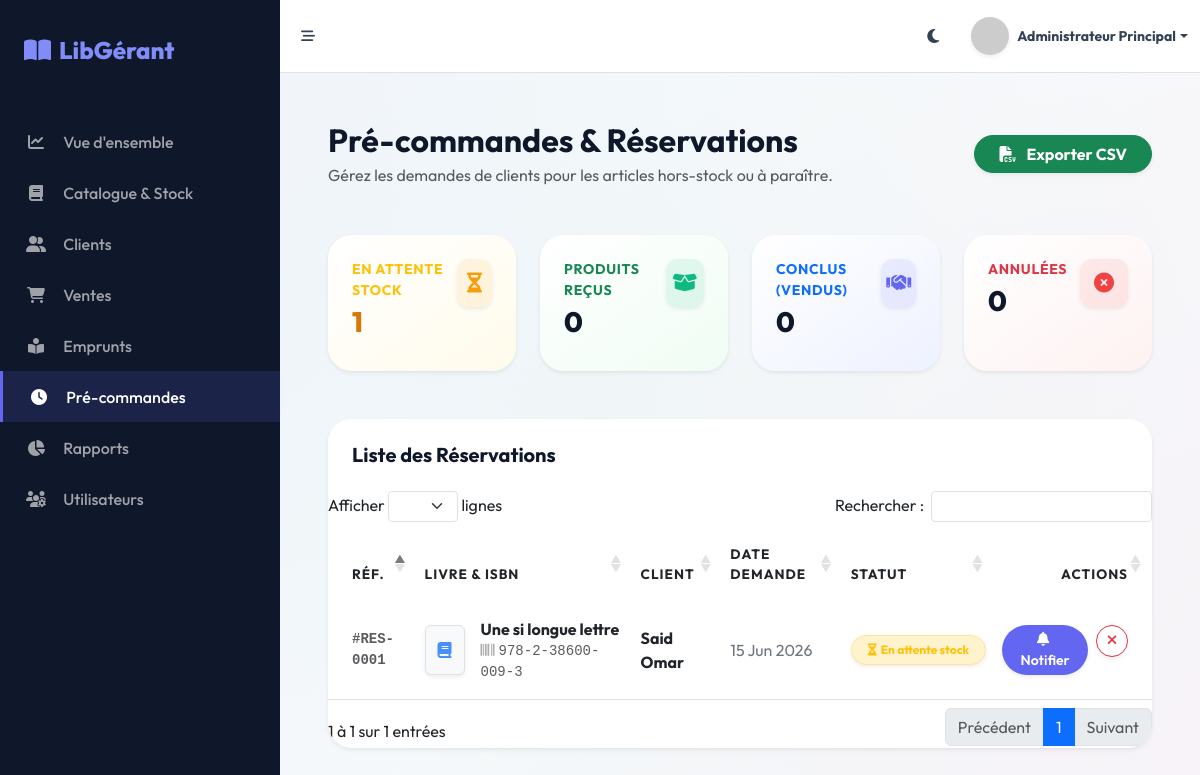
The page /pages/reservations.php (signed in) on the database its author committed.
### tables this page shows
CREATE TABLE IF NOT EXISTS `reservations` (
  `id_reservation` INT AUTO_INCREMENT PRIMARY KEY,
  `isbn` VARCHAR(20) NOT NULL,
  `id_client` INT NOT NULL,
  `date_demande` TIMESTAMP DEFAULT CURRENT_TIMESTAMP,
  `statut` ENUM('En attente stock', 'Produit Reçu', 'Conclu', 'Annulé') NOT NULL DEFAULT 'En attente stock',
  FOREIGN KEY (`isbn`) REFERENCES `livres`(`isbn`) ON DELETE CASCADE,
  FOREIGN KEY (`id_client`) REFERENCES `clients`(`id_client`) ON DELETE CASCADE
);

CREATE TABLE IF NOT EXISTS `livres` (
  `isbn` VARCHAR(20) PRIMARY KEY,
  `titre` VARCHAR(255) NOT NULL,
  `auteur` VARCHAR(255) NOT NULL,
  `categorie` VARCHAR(100) NOT NULL,
  `prix_vente` DECIMAL(10, 2) NOT NULL,
  `quantite_stock` INT NOT NULL DEFAULT 0,
  `seuil_alerte` INT NOT NULL DEFAULT 5,
  `cover_bg` VARCHAR(20) DEFAULT '#1e293b',
  `cover_fg` VARCHAR(20) DEFAULT '#fbbf24',
  `cover_text` VARCHAR(20) DEFAULT '#ffffff',
  `cover_pub` VARCHAR(100) DEFAULT '',
  `image_url` VARCHAR(255) DEFAULT NULL,
  `description` TEXT DEFAULT NULL,
  `date_ajout` TIMESTAMP DEFAULT CURRENT_TIMESTAMP
);

CREATE TABLE IF NOT EXISTS `clients` (
  `id_client` INT AUTO_INCREMENT PRIMARY KEY,
  `id_utilisateur` INT UNIQUE NULL,
  `code_client` VARCHAR(20) NOT NULL UNIQUE,
  `nom` VARCHAR(100) NOT NULL,
  `email` VARCHAR(100) NULL,
  `telephone` VARCHAR(20) NULL,
  `ville` VARCHAR(100) NULL,
  `pays` VARCHAR(100) DEFAULT 'Tchad',
  `statut` ENUM('Nouveau', 'Fidèle', 'Inactif') NOT NULL DEFAULT 'Nouveau',
  `date_enregistrement` TIMESTAMP DEFAULT CURRENT_TIMESTAMP,
  FOREIGN KEY (`id_utilisateur`) REFERENCES `utilisateurs`(`id_utilisateur`) ON DELETE SET NULL
);

### pages/reservations.php (the view, shortened to what this page needs)
<?php
require_once __DIR__ . '/../config/db.php';
try {
    $stmt_res = $pdo->query("
        SELECT r.id_reservation, r.date_demande, r.statut, r.isbn, r.id_client,
               l.titre AS livre_titre, c.nom AS client_nom
        FROM reservations r
        JOIN livres l ON r.isbn=l.isbn
        JOIN clients c ON r.id_client=c.id_client
        ORDER BY r.date_demande DESC
    ");
    $reservations = $stmt_res->fetchAll();
    $cnt_attente = count(array_filter($reservations, fn($r) => $r['statut'] === 'En attente stock'));
    $cnt_recu    = count(array_filter($reservations, fn($r) => $r['statut'] === 'Produit Reçu'));
    $cnt_conclu  = count(array_filter($reservations, fn($r) => $r['statut'] === 'Conclu'));
    $cnt_annule  = count(array_filter($reservations, fn($r) => $r['statut'] === 'Annulé'));
} catch (\PDOException $e) {
    $reservations = [];
    $cnt_attente = $cnt_recu = $cnt_conclu = $cnt_annule = 0;
    $error = "Erreur : " . $e->getMessage();
}
require_once __DIR__ . '/../includes/head.php';
require_once __DIR__ . '/../includes/sidebar.php';
require_once __DIR__ . '/../includes/navbar.php';
?>
    <div class="container-fluid py-5 px-lg-5">
        <div class="d-flex flex-wrap align-items-center justify-content-between mb-5 gap-3">
            <div>
                <h1 class="h2 font-weight-bold mb-1" style="color:var(--text-heading)">Pré-commandes & Réservations</h1>
                <p class="text-muted mb-0">Gérez les demandes de clients pour les articles hors-stock ou à paraître.</p>
            </div>
            <a href="reservations.php?action=export_csv" class="btn btn-success rounded-pill px-4 shadow-sm fw-bold">
                <i class="fas fa-file-csv me-2"></i> Exporter CSV
            </a>
        </div>
        <div class="row g-4 mb-5">
            <div class="col-xl-3 col-md-6">
                <div class="card p-4 h-100 shadow-sm border-0" style="background: linear-gradient(145deg, #ffffff, <?= ($cnt_attente > 0) ? '#fffbeb' : '#f8f9fc' ?>); border-radius: 16px;">
                    <div class="d-flex justify-content-between align-items-start">
                        <div>
                            <p class="small mb-1 fw-bold <?= ($cnt_attente > 0) ? 'text-warning' : 'text-muted' ?> text-uppercase tracking-wide">En Attente Stock</p>
                            <h3 style="font-weight:800;color:<?= ($cnt_attente > 0) ? '#d97706' : 'var(--text-heading)' ?>"><?= $cnt_attente ?></h3>
                        </div>
                        <div class="stat-card-icon shadow-sm d-flex align-items-center justify-content-center" style="background:rgba(245,158,11,.1);color:#f59e0b;width:48px;height:48px;border-radius:12px;"><i class="fas fa-hourglass-half fs-5"></i></div>
                    </div>
                </div>
            </div>
            <div class="col-xl-3 col-md-6">
                <div class="card p-4 h-100 shadow-sm border-0" style="background: linear-gradient(145deg, #ffffff, #f0fdf4); border-radius: 16px;">
                    <div class="d-flex justify-content-between align-items-start">
                        <div>
                            <p class="small mb-1 fw-bold text-success text-uppercase tracking-wide">Produits Reçus</p>
                            <h3 style="font-weight:800;color:var(--text-heading)"><?= $cnt_recu ?></h3>
                        </div>
                        <div class="stat-card-icon shadow-sm d-flex align-items-center justify-content-center" style="background:rgba(16,185,129,.1);color:#10b981;width:48px;height:48px;border-radius:12px;"><i class="fas fa-box-open fs-5"></i></div>
                    </div>
                </div>
            </div>
            <div class="col-xl-3 col-md-6">
                <div class="card p-4 h-100 shadow-sm border-0" style="background: linear-gradient(145deg, #ffffff, #eef2ff); border-radius: 16px;">
                    <div class="d-flex justify-content-between align-items-start">
                        <div>
                            <p class="small mb-1 fw-bold text-primary text-uppercase tracking-wide">Conclus (Vendus)</p>
                            <h3 style="font-weight:800;color:var(--text-heading)"><?= $cnt_conclu ?></h3>
                        </div>
                        <div class="stat-card-icon shadow-sm d-flex align-items-center justify-content-center" style="background:rgba(99,102,241,.1);color:var(--primary);width:48px;height:48px;border-radius:12px;"><i class="fas fa-handshake fs-5"></i></div>
                    </div>
                </div>
            </div>
            <div class="col-xl-3 col-md-6">
                <div class="card p-4 h-100 shadow-sm border-0" style="background: linear-gradient(145deg, #ffffff, #fef2f2); border-radius: 16px;">
                    <div class="d-flex justify-content-between align-items-start">
                        <div>
                            <p class="small mb-1 fw-bold text-danger text-uppercase tracking-wide">Annulées</p>
                            <h3 style="font-weight:800;color:var(--text-heading)"><?= $cnt_annule ?></h3>
                        </div>
                        <div class="stat-card-icon shadow-sm d-flex align-items-center justify-content-center" style="background:rgba(239,68,68,.1);color:#ef4444;width:48px;height:48px;border-radius:12px;"><i class="fas fa-times-circle fs-5"></i></div>
                    </div>
                </div>
            </div>
        </div>
        <div class="card p-0 shadow-sm border-0 overflow-hidden mb-5" style="border-radius: 16px;">
            <div class="card-header bg-white p-4 border-bottom-0">
                <h5 class="mb-0" style="font-weight:700;color:var(--text-heading)">Liste des Réservations</h5>
            </div>
            <div class="table-responsive">
                <table class="table table-hover align-middle mb-0" id="tableReservations">
                    <thead class="bg-light">
                        <tr style="color:var(--text-muted);font-size:.85rem;text-transform:uppercase;letter-spacing:1px">
                            <th class="border-0 ps-4 py-3">Réf.</th>
                            <th class="border-0 py-3">Livre & ISBN</th>
                            <th class="border-0 py-3">Client</th>
                            <th class="border-0 py-3">Date Demande</th>
                            <th class="border-0 py-3">Statut</th>
                            <th class="border-0 pe-4 py-3 text-end">Actions</th>
                        </tr>
                    </thead>
                    <tbody style="color:var(--text-body)">
                        <?php foreach ($reservations as $res): ?>
                        <?php
                            if ($res['statut'] === 'Produit Reçu') {
                                $sbadge = '<span class="badge rounded-pill bg-success-subtle text-success border border-success-subtle px-3 py-2 shadow-sm"><i class="fas fa-box-open me-1"></i>Produit Reçu</span>';
                            } elseif ($res['statut'] === 'En attente stock') {
                                $sbadge = '<span class="badge rounded-pill bg-warning-subtle text-warning border border-warning-subtle px-3 py-2 shadow-sm"><i class="fas fa-hourglass-half me-1"></i>En attente stock</span>';
                            } elseif ($res['statut'] === 'Conclu') {
                                $sbadge = '<span class="badge rounded-pill bg-light text-secondary border px-3 py-2 shadow-sm"><i class="fas fa-check-double me-1"></i>Conclu</span>';
                            } else {
                                $sbadge = '<span class="badge rounded-pill bg-danger-subtle text-danger border border-danger-subtle px-3 py-2 shadow-sm"><i class="fas fa-ban me-1"></i>Annulé</span>';
                            }
                        ?>
                        <tr>
                            <td class="ps-4 small text-muted font-monospace fw-bold">#RES-<?= str_pad($res['id_reservation'],4,'0',STR_PAD_LEFT) ?></td>
                            <td>
                                <div class="d-flex align-items-center py-2">
                                    <div class="me-3 d-flex align-items-center justify-content-center bg-light rounded shadow-sm border" style="width:40px;height:50px;flex-shrink:0">
                                        <i class="fas fa-book text-primary opacity-75"></i>
                                    </div>
                                    <div>
                                        <div class="font-weight-bold text-dark" style="max-width:220px;white-space:nowrap;overflow:hidden;text-overflow:ellipsis" title="<?= htmlspecialchars($res['livre_titre']) ?>">
                                            <?= htmlspecialchars($res['livre_titre']) ?>
                                        </div>
                                        <div class="small text-muted font-monospace"><i class="fas fa-barcode me-1 opacity-50"></i><?= htmlspecialchars($res['isbn']) ?></div>
                                    </div>
                                </div>
                            </td>
                            <td>
                                <div class="font-weight-bold text-dark"><?= htmlspecialchars($res['client_nom']) ?></div>
                            </td>
                            <td class="text-secondary"><?= date('d M Y', strtotime($res['date_demande'])) ?></td>
                            <td><?= $sbadge ?></td>
                            <td class="pe-4 text-end">
                                <div class="d-flex justify-content-end gap-2">
                                    <?php if ($res['statut'] === 'En attente stock'): ?>
                                        <form method="POST" action="reservations.php" class="d-inline">
                                            <button type="submit" class="btn btn-sm btn-primary rounded-pill px-3 shadow-sm transition-hover" style="background: linear-gradient(135deg, #6366f1, #4f46e5); border: none;" title="Marquer le produit comme reçu">
                                                <i class="fas fa-bell me-1"></i> Notifier
                                            </button>
                                        </form>
                                        <form method="POST" action="reservations.php" class="d-inline">
                                            <button type="submit" class="btn btn-sm btn-outline-danger rounded-circle shadow-sm transition-hover bg-white" style="width: 32px; height: 32px; padding: 0;"
                                                    onclick="return confirm('Annuler définitivement cette réservation ?')" title="Annuler la réservation">
                                                <i class="fas fa-times"></i>
                                            </button>
                                        </form>
                                    <?php else: ?>
                                        <span class="text-muted small">—</span>
                                    <?php endif; ?>
                                </div>
                            </td>
                        </tr>
                        <?php endforeach; ?>
                    </tbody>
                </table>
            </div>
        </div>
    </div>
<?php
require_once __DIR__ . '/../includes/foot.php';
?>

### assets/css/style.css (style rules this page uses)
:root { --primary: #6366f1; --primary-light: #818cf8; --primary-dark: #4f46e5; --secondary: #ec4899; --accent: #10b981; --success: #22c55e; --warning: #f59e0b; --danger: #ef4444; --bg-body: #f8fafc; --bg-card: #ffffff; --bg-card-hover: #ffffff; --bg-glass: rgba(255,255,255,0.75); --bg-sidebar: #0f172a; --text-heading: #0f172a; --text-body: #334155; --text-muted: #64748b; --text-inverse: #f8fafc; --border-color: #e2e8f0; --border-glass: rgba(255,255,255,0.3); --shadow-sm: 0 1px 2px rgba(0,0,0,0.05); --shadow-md: 0 4px 6px -1px rgba(0,0,0,0.07), 0 2px 4px -2px rgba(0,0,0,0.05); --shadow-lg: 0 10px 25px -3px rgba(0,0,0,0.08), 0 4px 10px -4px rgba(0,0,0,0.04); --shadow-xl: 0 20px 50px -12px rgba(0,0,0,0.12); --shadow-glow: 0 0 30px rgba(99,102,241,0.15); --radius-sm: 8px; --radius-md: 16px; --radius-lg: 24px; --radius-xl: 32px; --radius-pill: 9999px; --transition: 0.35s cubic-bezier(0.4, 0, 0.2, 1); --transition-bounce: 0.5s cubic-bezier(0.34, 1.56, 0.64, 1); }
* { margin: 0; padding: 0; box-sizing: border-box; }
body { font-family: 'Outfit', -apple-system, BlinkMacSystemFont, sans-serif; background-color: var(--bg-body); color: var(--text-body); overflow-x: hidden; transition: background-color var(--transition), color var(--transition); }
h1, h2, h3, h4, h5, h6, .h1, .h2, .h3, .h4, .h5, .h6 { color: var(--text-heading); font-weight: 700; }
a { text-decoration: none; transition: color var(--transition); }
body::before { content: ""; position: fixed; top: 0; left: 0; width: 100%; height: 100%; z-index: -2; background: var(--bg-body); }
body::after { content: ""; position: fixed; top: -50%; left: -50%; width: 200%; height: 200%; z-index: -1; background: radial-gradient(circle at 15% 25%, rgba(99,102,241,0.06) 0%, transparent 45%), radial-gradient(circle at 85% 75%, rgba(236,72,153,0.05) 0%, transparent 45%), radial-gradient(circle at 50% 50%, rgba(16,185,129,0.03) 0%, transparent 50%); animation: meshFloat 25s ease-in-out infinite alternate; pointer-events: none; }
.card { background: var(--bg-card); border: 1px solid var(--border-color); border-radius: var(--radius-lg) !important; transition: all var(--transition); }
.stat-card-icon { width: 48px; height: 48px; border-radius: var(--radius-md); display: flex; align-items: center; justify-content: center; font-size: 1.1rem; }
.btn-primary { background: var(--primary) !important; border-color: var(--primary) !important; font-weight: 600; }
.font-weight-bold { font-weight: 700 !important; }

### pages/reservations.php (style rules this page uses)
.transition-hover { transition: transform 0.2s, box-shadow 0.2s; }
.tracking-wide { letter-spacing: 0.05em; }

### rows shown on the page
reservations: statut "1", statut "0", id_reservation "0001", isbn.titre "Une si longue lettre", isbn "978-2-38600-009-3", id_client.nom "Said Omar", date_demande "15 Jun 2026", shows "En attente stock"

### other values the page prints
$label "Vue d'ensemble Catalogue & Stock Clients Ventes Emprunts Pré-commandes Rapports Utilisateurs"
$_SESSION['user_name'] "Administrateur Principal"
